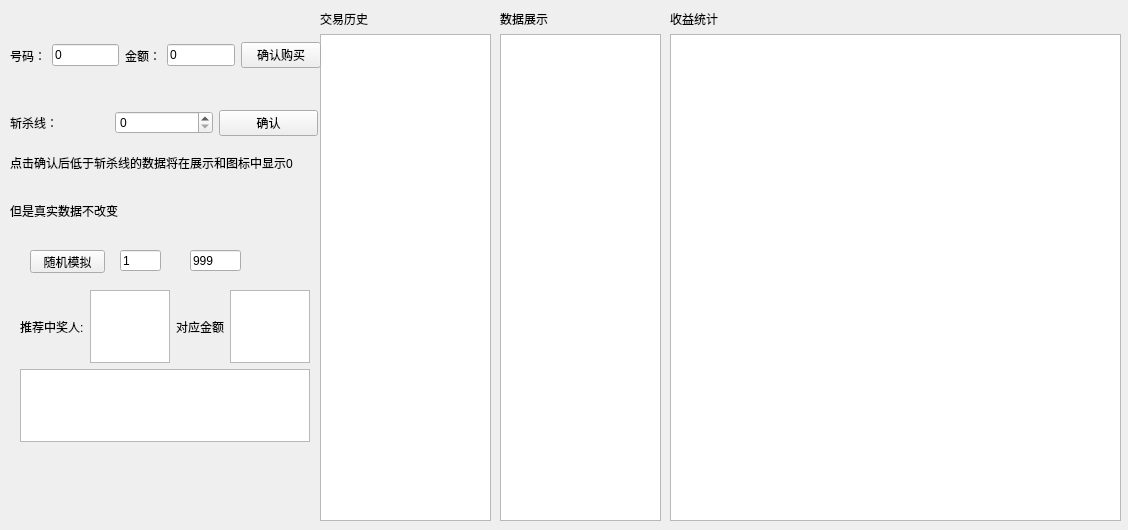
<?xml version="1.0" encoding="UTF-8"?>
<ui version="4.0">
 <class>Widget</class>
 <widget class="QWidget" name="Widget">
  <property name="geometry">
   <rect>
    <x>0</x>
    <y>0</y>
    <width>1128</width>
    <height>530</height>
   </rect>
  </property>
  <property name="windowTitle">
   <string>Widget</string>
  </property>
  <widget class="QWidget" name="verticalLayoutWidget">
   <property name="geometry">
    <rect>
     <x>320</x>
     <y>10</y>
     <width>171</width>
     <height>511</height>
    </rect>
   </property>
   <layout class="QVBoxLayout" name="verticalLayout_3">
    <item>
     <widget class="QLabel" name="label_3">
      <property name="text">
       <string>交易历史</string>
      </property>
     </widget>
    </item>
    <item>
     <widget class="QTextBrowser" name="his"/>
    </item>
   </layout>
  </widget>
  <widget class="QWidget" name="horizontalLayoutWidget_2">
   <property name="geometry">
    <rect>
     <x>10</x>
     <y>10</y>
     <width>311</width>
     <height>91</height>
    </rect>
   </property>
   <layout class="QHBoxLayout" name="buy">
    <item>
     <widget class="QLabel" name="label">
      <property name="text">
       <string>号码：</string>
      </property>
     </widget>
    </item>
    <item>
     <widget class="QLineEdit" name="code">
      <property name="text">
       <string>0</string>
      </property>
     </widget>
    </item>
    <item>
     <widget class="QLabel" name="label_2">
      <property name="text">
       <string>金额：</string>
      </property>
     </widget>
    </item>
    <item>
     <widget class="QLineEdit" name="money">
      <property name="text">
       <string>0</string>
      </property>
     </widget>
    </item>
    <item>
     <widget class="QPushButton" name="puchase">
      <property name="text">
       <string>确认购买</string>
      </property>
     </widget>
    </item>
   </layout>
  </widget>
  <widget class="QPushButton" name="rand">
   <property name="geometry">
    <rect>
     <x>30</x>
     <y>250</y>
     <width>75</width>
     <height>23</height>
    </rect>
   </property>
   <property name="text">
    <string>随机模拟</string>
   </property>
  </widget>
  <widget class="QLineEdit" name="lineEdit_a">
   <property name="geometry">
    <rect>
     <x>120</x>
     <y>250</y>
     <width>41</width>
     <height>21</height>
    </rect>
   </property>
   <property name="text">
    <string>1</string>
   </property>
  </widget>
  <widget class="QLineEdit" name="lineEdit_b">
   <property name="geometry">
    <rect>
     <x>190</x>
     <y>250</y>
     <width>51</width>
     <height>21</height>
    </rect>
   </property>
   <property name="text">
    <string>999</string>
   </property>
  </widget>
  <widget class="QWidget" name="verticalLayoutWidget_2">
   <property name="geometry">
    <rect>
     <x>500</x>
     <y>10</y>
     <width>161</width>
     <height>511</height>
    </rect>
   </property>
   <layout class="QVBoxLayout" name="verticalLayout">
    <item>
     <widget class="QLabel" name="label_6">
      <property name="text">
       <string>数据展示</string>
      </property>
     </widget>
    </item>
    <item>
     <widget class="QTextBrowser" name="show"/>
    </item>
   </layout>
  </widget>
  <widget class="QWidget" name="verticalLayoutWidget_3">
   <property name="geometry">
    <rect>
     <x>670</x>
     <y>10</y>
     <width>451</width>
     <height>511</height>
    </rect>
   </property>
   <layout class="QVBoxLayout" name="verticalLayout_2">
    <item>
     <widget class="QLabel" name="label_7">
      <property name="text">
       <string>收益统计</string>
      </property>
     </widget>
    </item>
    <item>
     <widget class="QTextBrowser" name="income"/>
    </item>
   </layout>
  </widget>
  <widget class="QWidget" name="verticalLayoutWidget_4">
   <property name="geometry">
    <rect>
     <x>10</x>
     <y>110</y>
     <width>308</width>
     <height>121</height>
    </rect>
   </property>
   <layout class="QVBoxLayout" name="verticalLayout_4">
    <item>
     <layout class="QHBoxLayout" name="dead">
      <item>
       <widget class="QLabel" name="label_4">
        <property name="text">
         <string>斩杀线：</string>
        </property>
       </widget>
      </item>
      <item>
       <widget class="QSpinBox" name="killline">
        <property name="maximum">
         <number>1000000</number>
        </property>
       </widget>
      </item>
      <item>
       <widget class="QPushButton" name="killcomfirm">
        <property name="text">
         <string>确认</string>
        </property>
       </widget>
      </item>
     </layout>
    </item>
    <item>
     <widget class="QLabel" name="label_8">
      <property name="text">
       <string>点击确认后低于斩杀线的数据将在展示和图标中显示0</string>
      </property>
     </widget>
    </item>
    <item>
     <widget class="QLabel" name="label_10">
      <property name="text">
       <string>但是真实数据不改变</string>
      </property>
     </widget>
    </item>
   </layout>
  </widget>
  <widget class="QWidget" name="verticalLayoutWidget_5">
   <property name="geometry">
    <rect>
     <x>20</x>
     <y>290</y>
     <width>290</width>
     <height>152</height>
    </rect>
   </property>
   <layout class="QVBoxLayout" name="verticalLayout_5">
    <item>
     <layout class="QHBoxLayout" name="commend">
      <item>
       <widget class="QLabel" name="label_9">
        <property name="text">
         <string>推荐中奖人:</string>
        </property>
       </widget>
      </item>
      <item>
       <widget class="QTextBrowser" name="recommendnumber"/>
      </item>
      <item>
       <widget class="QLabel" name="label_5">
        <property name="text">
         <string>对应金额</string>
        </property>
       </widget>
      </item>
      <item>
       <widget class="QTextBrowser" name="killb"/>
      </item>
     </layout>
    </item>
    <item>
     <widget class="QTextBrowser" name="redetail"/>
    </item>
   </layout>
  </widget>
 </widget>
 <resources/>
 <connections/>
</ui>
